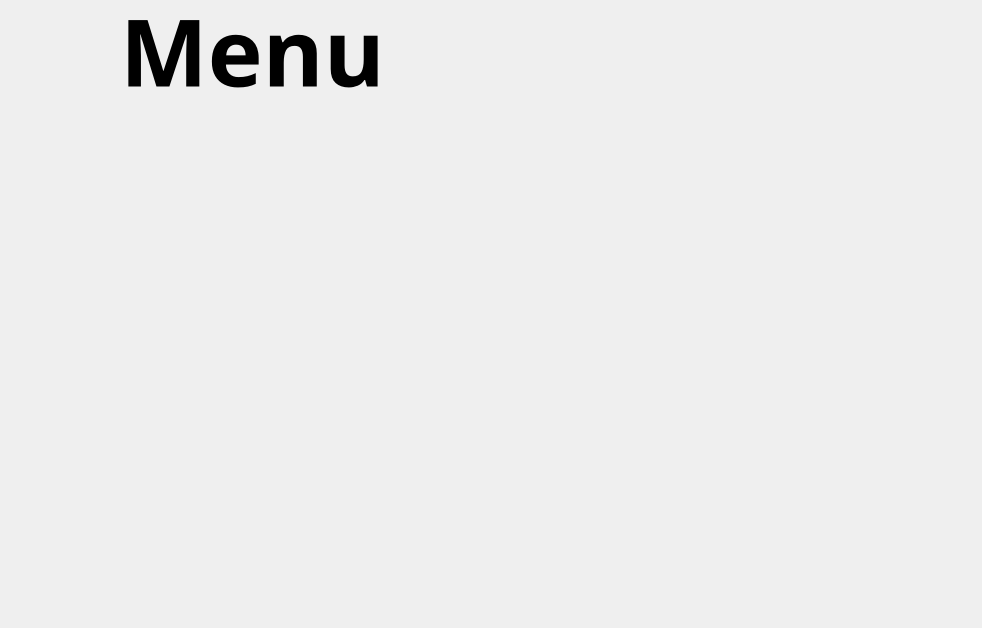
<?xml version="1.0" encoding="UTF-8"?>
<ui version="4.0">
 <class>MenuWindow</class>
 <widget class="QWidget" name="MenuWindow">
  <property name="geometry">
   <rect>
    <x>0</x>
    <y>0</y>
    <width>982</width>
    <height>628</height>
   </rect>
  </property>
  <property name="windowTitle">
   <string>Form</string>
  </property>
  <widget class="QPushButton" name="pushButton_2">
   <property name="geometry">
    <rect>
     <x>50</x>
     <y>210</y>
     <width>321</width>
     <height>101</height>
    </rect>
   </property>
   <property name="sizePolicy">
    <sizepolicy hsizetype="Maximum" vsizetype="Maximum">
     <horstretch>0</horstretch>
     <verstretch>0</verstretch>
    </sizepolicy>
   </property>
   <property name="focusPolicy">
    <enum>Qt::ClickFocus</enum>
   </property>
   <property name="contextMenuPolicy">
    <enum>Qt::CustomContextMenu</enum>
   </property>
   <property name="styleSheet">
    <string notr="true">border-radius: 20px; </string>
   </property>
   <property name="text">
    <string/>
   </property>
   <property name="icon">
    <iconset resource="Resourses.qrc">
     <normaloff>:/routesButton.png</normaloff>:/routesButton.png</iconset>
   </property>
   <property name="iconSize">
    <size>
     <width>300</width>
     <height>200</height>
    </size>
   </property>
  </widget>
  <widget class="QPushButton" name="pushButton_5">
   <property name="geometry">
    <rect>
     <x>830</x>
     <y>10</y>
     <width>61</width>
     <height>61</height>
    </rect>
   </property>
   <property name="sizePolicy">
    <sizepolicy hsizetype="Maximum" vsizetype="Maximum">
     <horstretch>0</horstretch>
     <verstretch>0</verstretch>
    </sizepolicy>
   </property>
   <property name="focusPolicy">
    <enum>Qt::ClickFocus</enum>
   </property>
   <property name="contextMenuPolicy">
    <enum>Qt::CustomContextMenu</enum>
   </property>
   <property name="styleSheet">
    <string notr="true">border-radius: 20px; </string>
   </property>
   <property name="text">
    <string/>
   </property>
   <property name="icon">
    <iconset resource="Resourses.qrc">
     <normaloff>:/Group 29.png</normaloff>:/Group 29.png</iconset>
   </property>
   <property name="iconSize">
    <size>
     <width>300</width>
     <height>200</height>
    </size>
   </property>
  </widget>
  <widget class="QLabel" name="label_2">
   <property name="geometry">
    <rect>
     <x>120</x>
     <y>-10</y>
     <width>311</width>
     <height>121</height>
    </rect>
   </property>
   <property name="font">
    <font>
     <family>Faustina</family>
     <pointsize>70</pointsize>
     <italic>false</italic>
     <bold>true</bold>
    </font>
   </property>
   <property name="styleSheet">
    <string notr="true">color: rgb(0, 0, 0);</string>
   </property>
   <property name="text">
    <string>Menu</string>
   </property>
  </widget>
  <widget class="QLabel" name="label">
   <property name="geometry">
    <rect>
     <x>0</x>
     <y>0</y>
     <width>111</width>
     <height>111</height>
    </rect>
   </property>
   <property name="styleSheet">
    <string notr="true">color:#ED5009;</string>
   </property>
   <property name="text">
    <string/>
   </property>
   <property name="pixmap">
    <pixmap resource="Resourses.qrc">:/newMiniTrainIcon.png</pixmap>
   </property>
  </widget>
  <widget class="QPushButton" name="pushButton_3">
   <property name="geometry">
    <rect>
     <x>590</x>
     <y>210</y>
     <width>331</width>
     <height>101</height>
    </rect>
   </property>
   <property name="sizePolicy">
    <sizepolicy hsizetype="Maximum" vsizetype="Maximum">
     <horstretch>0</horstretch>
     <verstretch>0</verstretch>
    </sizepolicy>
   </property>
   <property name="focusPolicy">
    <enum>Qt::ClickFocus</enum>
   </property>
   <property name="contextMenuPolicy">
    <enum>Qt::CustomContextMenu</enum>
   </property>
   <property name="styleSheet">
    <string notr="true">border-radius: 20px; </string>
   </property>
   <property name="text">
    <string/>
   </property>
   <property name="icon">
    <iconset resource="Resourses.qrc">
     <normaloff>:/adminButtonTest.png</normaloff>:/adminButtonTest.png</iconset>
   </property>
   <property name="iconSize">
    <size>
     <width>300</width>
     <height>200</height>
    </size>
   </property>
  </widget>
  <widget class="QPushButton" name="pushButton_4">
   <property name="geometry">
    <rect>
     <x>910</x>
     <y>10</y>
     <width>61</width>
     <height>61</height>
    </rect>
   </property>
   <property name="sizePolicy">
    <sizepolicy hsizetype="Maximum" vsizetype="Maximum">
     <horstretch>0</horstretch>
     <verstretch>0</verstretch>
    </sizepolicy>
   </property>
   <property name="focusPolicy">
    <enum>Qt::ClickFocus</enum>
   </property>
   <property name="contextMenuPolicy">
    <enum>Qt::CustomContextMenu</enum>
   </property>
   <property name="styleSheet">
    <string notr="true">border-radius: 20px; </string>
   </property>
   <property name="text">
    <string/>
   </property>
   <property name="icon">
    <iconset resource="Resourses.qrc">
     <normaloff>:/newnewPlusIcon.png</normaloff>:/newnewPlusIcon.png</iconset>
   </property>
   <property name="iconSize">
    <size>
     <width>300</width>
     <height>200</height>
    </size>
   </property>
  </widget>
  <widget class="QPushButton" name="pushButton_6">
   <property name="geometry">
    <rect>
     <x>50</x>
     <y>410</y>
     <width>321</width>
     <height>101</height>
    </rect>
   </property>
   <property name="sizePolicy">
    <sizepolicy hsizetype="Maximum" vsizetype="Maximum">
     <horstretch>0</horstretch>
     <verstretch>0</verstretch>
    </sizepolicy>
   </property>
   <property name="focusPolicy">
    <enum>Qt::ClickFocus</enum>
   </property>
   <property name="contextMenuPolicy">
    <enum>Qt::CustomContextMenu</enum>
   </property>
   <property name="styleSheet">
    <string notr="true">border-radius: 20px; </string>
   </property>
   <property name="text">
    <string/>
   </property>
   <property name="icon">
    <iconset resource="Resourses.qrc">
     <normaloff>:/userButton2.png</normaloff>:/userButton2.png</iconset>
   </property>
   <property name="iconSize">
    <size>
     <width>300</width>
     <height>200</height>
    </size>
   </property>
  </widget>
  <widget class="QPushButton" name="pushButton_7">
   <property name="geometry">
    <rect>
     <x>600</x>
     <y>420</y>
     <width>321</width>
     <height>101</height>
    </rect>
   </property>
   <property name="sizePolicy">
    <sizepolicy hsizetype="Maximum" vsizetype="Maximum">
     <horstretch>0</horstretch>
     <verstretch>0</verstretch>
    </sizepolicy>
   </property>
   <property name="focusPolicy">
    <enum>Qt::ClickFocus</enum>
   </property>
   <property name="contextMenuPolicy">
    <enum>Qt::CustomContextMenu</enum>
   </property>
   <property name="styleSheet">
    <string notr="true">border-radius: 20px; </string>
   </property>
   <property name="text">
    <string/>
   </property>
   <property name="icon">
    <iconset resource="Resourses.qrc">
     <normaloff>:/userButton2.png</normaloff>:/userButton2.png</iconset>
   </property>
   <property name="iconSize">
    <size>
     <width>300</width>
     <height>200</height>
    </size>
   </property>
  </widget>
 </widget>
 <resources>
  <include location="Resourses.qrc"/>
 </resources>
 <connections/>
</ui>
